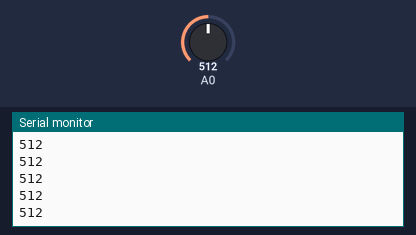
Simulated run of this sketch. Board: Arduino Uno, built with avr-gcc and run on an emulated ATmega328P. Parts: the last lines printed to the serial monitor. The test bench sets the inputs (shaded band); at power-on: A0 = 512.

Above: at 1.2 s.
1.3 s: A0 set to 716
At 1.31 s:
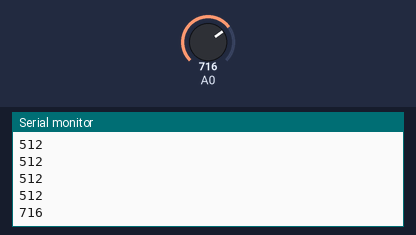
2.8 s: A0 set to 900
At 2.81 s:
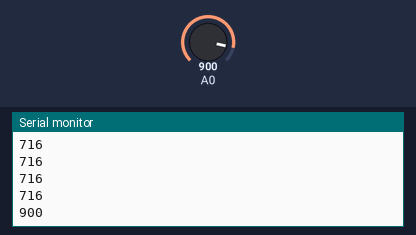
Timing chart, 0 to 5.8 s (numbered marks = the images above; inputs shaded):
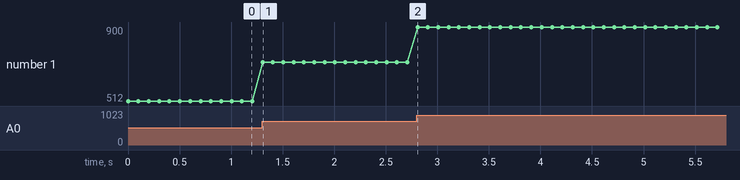

Measured:
- after the input at 1.3 s, the serial monitor: prints a new line at once (image 1)
- after the input at 2.8 s, the serial monitor: prints a new line at once (image 2)
- plotted number 1: 512 → 716 after the input at 1.3 s, 716 → 900 after the input at 2.8 s

The sketch:

MoistureSenor.ino
```cpp
void setup() {
  // put your setup code here, to run once:
  Serial.begin(9600);
}

void loop() {
  // put your main code here, to run repeatedly:
  int val;
  val = analogRead(0);
  Serial.print(val);
  delay(100);
  Serial.print('\n');
}
```
